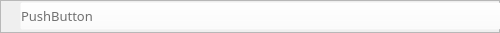
    <widget class="QFrame" name="frame_10">
     <property name="geometry">
      <rect>
       <x>0</x>
       <y>39</y>
       <width>500</width>
       <height>33</height>
      </rect>
     </property>
     <property name="styleSheet">
      <string notr="true">QFrame#frame_10 {
	background-color: #f0f7ff;
}</string>
     </property>
     <property name="frameShape">
      <enum>QFrame::StyledPanel</enum>
     </property>
     <property name="frameShadow">
      <enum>QFrame::Raised</enum>
     </property>
     <widget class="QLabel" name="order_01">
      <property name="geometry">
       <rect>
        <x>210</x>
        <y>7</y>
        <width>64</width>
        <height>19</height>
       </rect>
      </property>
      <property name="font">
       <font>
        <family>NotoSansKR</family>
        <pointsize>-1</pointsize>
        <weight>50</weight>
        <italic>false</italic>
        <bold>false</bold>
       </font>
      </property>
      <property name="styleSheet">
       <string notr="true">  text-align: center;
  color: #707070;
  font-family: NotoSansKR;
  font-size: 13px;
  font-weight: normal;
  font-stretch: normal;
  font-style: normal;
  line-height: 1.69;</string>
      </property>
      <property name="text">
       <string>--</string>
      </property>
     </widget>
     <widget class="QLabel" name="order_02">
      <property name="geometry">
       <rect>
        <x>400</x>
        <y>7</y>
        <width>64</width>
        <height>19</height>
       </rect>
      </property>
      <property name="font">
       <font>
        <family>NotoSansKR</family>
        <pointsize>-1</pointsize>
        <weight>50</weight>
        <italic>false</italic>
        <bold>false</bold>
       </font>
      </property>
      <property name="autoFillBackground">
       <bool>false</bool>
      </property>
      <property name="styleSheet">
       <string notr="true">  text-align: center;
  color: #707070;
  font-family: NotoSansKR;
  font-size: 13px;
  font-weight: normal;
  font-stretch: normal;
  font-style: normal;
  line-height: 1.69;</string>
      </property>
      <property name="text">
       <string>--</string>
      </property>
     </widget>
     <widget class="QLabel" name="order_00">
      <property name="geometry">
       <rect>
        <x>30</x>
        <y>7</y>
        <width>64</width>
        <height>19</height>
       </rect>
      </property>
      <property name="font">
       <font>
        <family>NotoSansKR</family>
        <pointsize>-1</pointsize>
        <weight>50</weight>
        <italic>false</italic>
        <bold>false</bold>
       </font>
      </property>
      <property name="styleSheet">
       <string notr="true">  text-align: center;
  color: #707070;
  font-family: NotoSansKR;
  font-size: 13px;
  font-weight: normal;
  font-stretch: normal;
  font-style: normal;
  line-height: 1.69;</string>
      </property>
      <property name="text">
       <string/>
      </property>
     </widget>
     <widget class="QProgressBar" name="order_progress_0">
      <property name="geometry">
       <rect>
        <x>0</x>
        <y>5</y>
        <width>501</width>
        <height>23</height>
       </rect>
      </property>
      <property name="layoutDirection">
       <enum>Qt::RightToLeft</enum>
      </property>
      <property name="styleSheet">
       <string notr="true">QProgressBar {
    border: 0px;
	background-color: rgba(240, 247, 255, 0 );
}
QProgressBar::chunk {
    background-color: #9fcfff;
}</string>
      </property>
      <property name="value">
       <number>16</number>
      </property>
      <property name="format">
       <string/>
      </property>
     </widget>
     <widget class="QPushButton" name="btn_0">
      <property name="geometry">
       <rect>
        <x>20</x>
        <y>2</y>
        <width>481</width>
        <height>28</height>
       </rect>
      </property>
      <property name="styleSheet">
       <string notr="true">background-color: rgba(255, 255, 255, 0);
text-align: left;
  color: #707070;
  font-family: NotoSansKR;
  font-size: 13px;
  font-weight: normal;
  font-stretch: normal;
  font-style: normal;
  line-height: 1.69;</string>
      </property>
      <property name="text">
       <string>PushButton</string>
      </property>
     </widget>
     <zorder>order_progress_0</zorder>
     <zorder>order_01</zorder>
     <zorder>order_02</zorder>
     <zorder>order_00</zorder>
     <zorder>btn_0</zorder>
    </widget>
